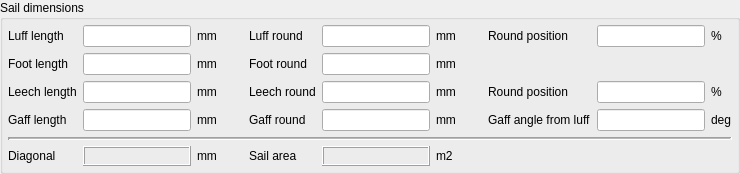
    <widget class="QGroupBox" name="GroupSail" >
     <property name="sizePolicy" >
      <sizepolicy>
       <hsizetype>5</hsizetype>
       <vsizetype>1</vsizetype>
       <horstretch>0</horstretch>
       <verstretch>0</verstretch>
      </sizepolicy>
     </property>
     <property name="title" >
      <string>Sail dimensions</string>
     </property>
     <layout class="QGridLayout" >
      <property name="margin" >
       <number>5</number>
      </property>
      <property name="spacing" >
       <number>6</number>
      </property>
      <item row="4" column="0" colspan="11" >
       <widget class="Line" name="Line2" >
        <property name="frameShape" >
         <enum>QFrame::HLine</enum>
        </property>
        <property name="frameShadow" >
         <enum>QFrame::Sunken</enum>
        </property>
        <property name="lineWidth" >
         <number>2</number>
        </property>
        <property name="midLineWidth" >
         <number>1</number>
        </property>
        <property name="orientation" >
         <enum>Qt::Horizontal</enum>
        </property>
       </widget>
      </item>
      <item row="0" column="3" >
       <spacer>
        <property name="orientation" >
         <enum>Qt::Horizontal</enum>
        </property>
        <property name="sizeType" >
         <enum>QSizePolicy::MinimumExpanding</enum>
        </property>
        <property name="sizeHint" >
         <size>
          <width>20</width>
          <height>20</height>
         </size>
        </property>
       </spacer>
      </item>
      <item row="0" column="6" >
       <widget class="QLabel" name="lbmm_6" >
        <property name="text" >
         <string>mm</string>
        </property>
       </widget>
      </item>
      <item row="0" column="7" >
       <spacer>
        <property name="orientation" >
         <enum>Qt::Horizontal</enum>
        </property>
        <property name="sizeType" >
         <enum>QSizePolicy::MinimumExpanding</enum>
        </property>
        <property name="sizeHint" >
         <size>
          <width>20</width>
          <height>20</height>
         </size>
        </property>
       </spacer>
      </item>
      <item row="0" column="8" >
       <widget class="QLabel" name="lblLuffRoundPos" >
        <property name="text" >
         <string>Round position</string>
        </property>
       </widget>
      </item>
      <item row="0" column="2" >
       <widget class="QLabel" name="lbmm_5" >
        <property name="text" >
         <string>mm</string>
        </property>
       </widget>
      </item>
      <item row="1" column="2" >
       <widget class="QLabel" name="lbmm_7" >
        <property name="text" >
         <string>mm</string>
        </property>
       </widget>
      </item>
      <item row="0" column="0" >
       <widget class="QLabel" name="lblLuffLen" >
        <property name="sizePolicy" >
         <sizepolicy>
          <hsizetype>3</hsizetype>
          <vsizetype>5</vsizetype>
          <horstretch>0</horstretch>
          <verstretch>0</verstretch>
         </sizepolicy>
        </property>
        <property name="minimumSize" >
         <size>
          <width>0</width>
          <height>20</height>
         </size>
        </property>
        <property name="text" >
         <string>Luff length</string>
        </property>
       </widget>
      </item>
      <item row="1" column="0" >
       <widget class="QLabel" name="lblFootLen" >
        <property name="sizePolicy" >
         <sizepolicy>
          <hsizetype>3</hsizetype>
          <vsizetype>5</vsizetype>
          <horstretch>0</horstretch>
          <verstretch>0</verstretch>
         </sizepolicy>
        </property>
        <property name="minimumSize" >
         <size>
          <width>0</width>
          <height>20</height>
         </size>
        </property>
        <property name="text" >
         <string>Foot length</string>
        </property>
       </widget>
      </item>
      <item row="2" column="2" >
       <widget class="QLabel" name="lbmm_9" >
        <property name="text" >
         <string>mm</string>
        </property>
       </widget>
      </item>
      <item row="2" column="0" >
       <widget class="QLabel" name="lblLeechLen" >
        <property name="sizePolicy" >
         <sizepolicy>
          <hsizetype>3</hsizetype>
          <vsizetype>5</vsizetype>
          <horstretch>0</horstretch>
          <verstretch>0</verstretch>
         </sizepolicy>
        </property>
        <property name="minimumSize" >
         <size>
          <width>0</width>
          <height>20</height>
         </size>
        </property>
        <property name="text" >
         <string>Leech length</string>
        </property>
       </widget>
      </item>
      <item row="2" column="6" >
       <widget class="QLabel" name="lbmm_10" >
        <property name="text" >
         <string>mm</string>
        </property>
       </widget>
      </item>
      <item row="1" column="6" >
       <widget class="QLabel" name="lbmm_8" >
        <property name="text" >
         <string>mm</string>
        </property>
       </widget>
      </item>
      <item row="2" column="8" >
       <widget class="QLabel" name="lblLeechRoundPos" >
        <property name="text" >
         <string>Round position</string>
        </property>
       </widget>
      </item>
      <item row="3" column="0" >
       <widget class="QLabel" name="lblGaffLen" >
        <property name="sizePolicy" >
         <sizepolicy>
          <hsizetype>3</hsizetype>
          <vsizetype>5</vsizetype>
          <horstretch>0</horstretch>
          <verstretch>0</verstretch>
         </sizepolicy>
        </property>
        <property name="minimumSize" >
         <size>
          <width>0</width>
          <height>20</height>
         </size>
        </property>
        <property name="text" >
         <string>Gaff length</string>
        </property>
       </widget>
      </item>
      <item row="2" column="4" >
       <widget class="QLabel" name="lblLeechRound" >
        <property name="text" >
         <string>Leech round</string>
        </property>
       </widget>
      </item>
      <item row="0" column="4" >
       <widget class="QLabel" name="lblLuffRound" >
        <property name="text" >
         <string>Luff round</string>
        </property>
       </widget>
      </item>
      <item row="1" column="4" >
       <widget class="QLabel" name="lblFootRound" >
        <property name="text" >
         <string>Foot round</string>
        </property>
       </widget>
      </item>
      <item row="0" column="10" >
       <widget class="QLabel" name="lbpercent" >
        <property name="text" >
         <string>%</string>
        </property>
       </widget>
      </item>
      <item row="0" column="1" >
       <widget class="QLineEdit" name="txtLuffLen" >
        <property name="minimumSize" >
         <size>
          <width>0</width>
          <height>0</height>
         </size>
        </property>
        <property name="alignment" >
         <set>Qt::AlignHCenter</set>
        </property>
       </widget>
      </item>
      <item row="1" column="1" >
       <widget class="QLineEdit" name="txtFootLen" >
        <property name="minimumSize" >
         <size>
          <width>0</width>
          <height>0</height>
         </size>
        </property>
        <property name="alignment" >
         <set>Qt::AlignHCenter</set>
        </property>
       </widget>
      </item>
      <item row="2" column="1" >
       <widget class="QLineEdit" name="txtLeechLen" >
        <property name="minimumSize" >
         <size>
          <width>0</width>
          <height>0</height>
         </size>
        </property>
        <property name="alignment" >
         <set>Qt::AlignHCenter</set>
        </property>
       </widget>
      </item>
      <item row="0" column="5" >
       <widget class="QLineEdit" name="txtLuffRound" >
        <property name="alignment" >
         <set>Qt::AlignHCenter</set>
        </property>
       </widget>
      </item>
      <item row="2" column="5" >
       <widget class="QLineEdit" name="txtLeechRound" >
        <property name="alignment" >
         <set>Qt::AlignHCenter</set>
        </property>
       </widget>
      </item>
      <item row="0" column="9" >
       <widget class="QLineEdit" name="txtLuffRoundPos" >
        <property name="alignment" >
         <set>Qt::AlignHCenter</set>
        </property>
       </widget>
      </item>
      <item row="3" column="10" >
       <widget class="QLabel" name="lbdeg_2" >
        <property name="text" >
         <string>deg</string>
        </property>
       </widget>
      </item>
      <item row="2" column="10" >
       <widget class="QLabel" name="lbpercent_2" >
        <property name="text" >
         <string>%</string>
        </property>
       </widget>
      </item>
      <item row="2" column="9" >
       <widget class="QLineEdit" name="txtLeechRoundPos" >
        <property name="alignment" >
         <set>Qt::AlignHCenter</set>
        </property>
       </widget>
      </item>
      <item row="1" column="5" >
       <widget class="QLineEdit" name="txtFootRound" >
        <property name="alignment" >
         <set>Qt::AlignHCenter</set>
        </property>
       </widget>
      </item>
      <item row="3" column="4" >
       <widget class="QLabel" name="lblGaffRound" >
        <property name="text" >
         <string>Gaff round</string>
        </property>
       </widget>
      </item>
      <item row="3" column="8" >
       <widget class="QLabel" name="lblGaffAngle" >
        <property name="text" >
         <string>Gaff angle from luff</string>
        </property>
       </widget>
      </item>
      <item row="3" column="6" >
       <widget class="QLabel" name="lbmm_12" >
        <property name="text" >
         <string>mm</string>
        </property>
       </widget>
      </item>
      <item row="3" column="2" >
       <widget class="QLabel" name="lbmm_11" >
        <property name="text" >
         <string>mm</string>
        </property>
       </widget>
      </item>
      <item row="3" column="9" >
       <widget class="QLineEdit" name="txtGaffAngle" >
        <property name="alignment" >
         <set>Qt::AlignHCenter</set>
        </property>
       </widget>
      </item>
      <item row="3" column="1" >
       <widget class="QLineEdit" name="txtGaffLen" >
        <property name="minimumSize" >
         <size>
          <width>0</width>
          <height>0</height>
         </size>
        </property>
        <property name="alignment" >
         <set>Qt::AlignHCenter</set>
        </property>
       </widget>
      </item>
      <item row="3" column="5" >
       <widget class="QLineEdit" name="txtGaffRound" >
        <property name="alignment" >
         <set>Qt::AlignHCenter</set>
        </property>
       </widget>
      </item>
      <item row="5" column="1" >
       <widget class="QLabel" name="lblDiagonal" >
        <property name="minimumSize" >
         <size>
          <width>0</width>
          <height>0</height>
         </size>
        </property>
        <property name="frameShape" >
         <enum>QFrame::Box</enum>
        </property>
        <property name="frameShadow" >
         <enum>QFrame::Raised</enum>
        </property>
        <property name="text" >
         <string/>
        </property>
        <property name="alignment" >
         <set>Qt::AlignCenter</set>
        </property>
       </widget>
      </item>
      <item row="5" column="2" >
       <widget class="QLabel" name="lblmm13" >
        <property name="text" >
         <string>mm</string>
        </property>
       </widget>
      </item>
      <item row="5" column="0" >
       <widget class="QLabel" name="lbl46" >
        <property name="minimumSize" >
         <size>
          <width>0</width>
          <height>20</height>
         </size>
        </property>
        <property name="text" >
         <string>Diagonal</string>
        </property>
       </widget>
      </item>
      <item row="5" column="4" >
       <widget class="QLabel" name="lbl45" >
        <property name="text" >
         <string>Sail area</string>
        </property>
       </widget>
      </item>
      <item row="5" column="5" >
       <widget class="QLabel" name="lblSailArea" >
        <property name="frameShape" >
         <enum>QFrame::Box</enum>
        </property>
        <property name="frameShadow" >
         <enum>QFrame::Raised</enum>
        </property>
        <property name="text" >
         <string/>
        </property>
        <property name="alignment" >
         <set>Qt::AlignCenter</set>
        </property>
       </widget>
      </item>
      <item row="5" column="6" >
       <widget class="QLabel" name="lblm2_1" >
        <property name="text" >
         <string>m2</string>
        </property>
       </widget>
      </item>
     </layout>
    </widget>
